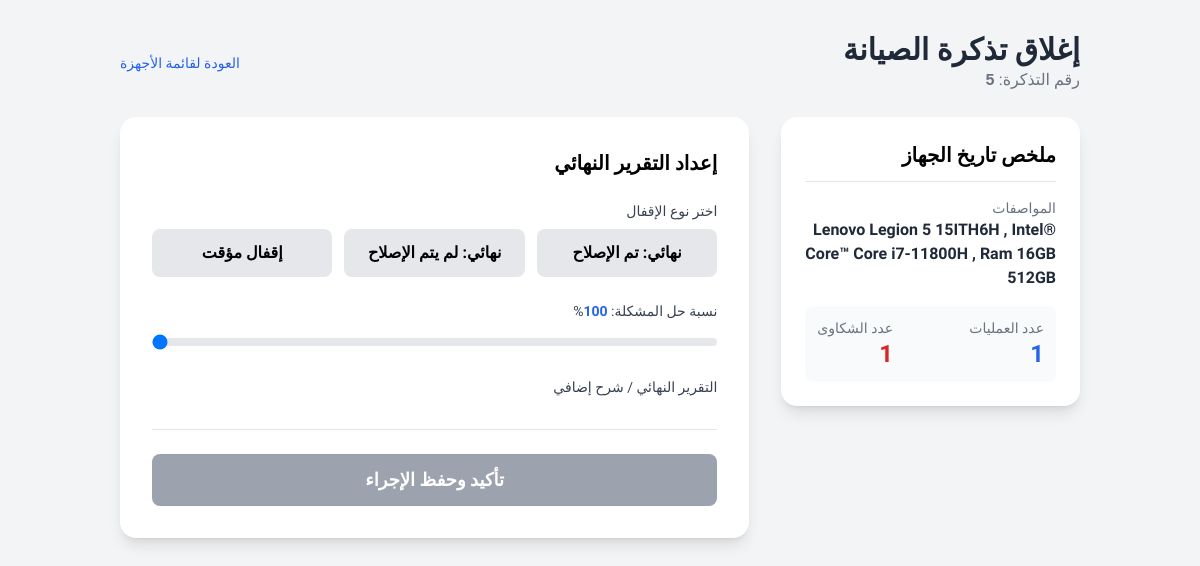
The app's page /locks.php?laptop_id=5 (signed in) with its own data.
### tables this page shows
CREATE TABLE `broken_laptops` (
  `laptop_id` int(11) NOT NULL,
  `category_id` int(11) NOT NULL,
  `device_category_number` varchar(100) DEFAULT NULL,
  `serial_number` varchar(100) NOT NULL,
  `specs` text DEFAULT NULL,
  `with_charger` tinyint(1) DEFAULT 0,
  `problems_count` int(11) DEFAULT 0,
  `branch_name` varchar(100) DEFAULT NULL,
  `problem_details` text DEFAULT NULL,
  `entered_by_user_id` int(11) DEFAULT NULL,
  `assigned_user_id` int(11) DEFAULT NULL,
  `problem_type` varchar(100) DEFAULT NULL,
  `transfer_ref` varchar(100) DEFAULT NULL,
  `status` varchar(50) DEFAULT NULL,
  `repeat_problem_count` int(11) DEFAULT 0
);

### locks.php (the view, shortened to what this page needs)
<?php
require 'db.php';
$laptop_id = $_GET['laptop_id'] ?? 0;
$stmt = $pdo->prepare("SELECT * FROM broken_laptops WHERE laptop_id = ?");
$stmt->execute([$laptop_id]);
$laptop = $stmt->fetch(PDO::FETCH_ASSOC);
$operations_count = $pdo->prepare("SELECT COUNT(*) FROM operations WHERE laptop_id = ?");
$operations_count->execute([$laptop_id]);
$op_count = $operations_count->fetchColumn();
$complaints_count = $pdo->prepare("SELECT COUNT(*) FROM complaints WHERE laptop_id = ?");
$complaints_count->execute([$laptop_id]);
$comp_count = $complaints_count->fetchColumn();
?>
<!DOCTYPE html>
<html lang="ar" dir="rtl">
<head>
    <script src="https://cdn.tailwindcss.com"></script>
    <link href="https://cdn.quilljs.com/1.3.6/quill.snow.css" rel="stylesheet">
</head>
<body class="bg-gray-100">
<div class="container mx-auto p-4 sm:p-6 lg:p-8" x-data="lockForm()">
    <div class="flex justify-between items-center mb-6">
        <div>
            <h1 class="text-3xl font-bold text-gray-800">إغلاق تذكرة الصيانة</h1>
            <p class="text-gray-500">رقم التذكرة: <span class="font-semibold font-mono"><?= htmlspecialchars($laptop['laptop_id']) ?></span></p>
        </div>
        <a href="broken_laptops.php" class="text-sm text-blue-600 hover:underline">العودة لقائمة الأجهزة</a>
    </div>
    <div class="grid grid-cols-1 lg:grid-cols-3 gap-8">
        <div class="lg:col-span-1 bg-white p-6 rounded-2xl shadow-lg h-fit">
            <h2 class="text-xl font-bold mb-4 border-b pb-3">ملخص تاريخ الجهاز</h2>
            <div class="space-y-4">
                <div>
                    <p class="text-sm text-gray-500">المواصفات</p>
                    <p class="font-semibold text-gray-800"><?= htmlspecialchars($laptop['specs'] ?: 'غير محدد') ?></p>
                </div>
                <div class="flex justify-between items-center bg-gray-50 p-3 rounded-lg">
                    <div><p class="text-sm text-gray-500">عدد العمليات</p><p class="font-bold text-2xl text-blue-600"><?= $op_count ?></p></div>
                    <div><p class="text-sm text-gray-500">عدد الشكاوى</p><p class="font-bold text-2xl text-red-600"><?= $comp_count ?></p></div>
                </div>
            </div>
        </div>
        <div class="lg:col-span-2">
            <form @submit.prevent="submitLockForm" class="bg-white p-6 sm:p-8 rounded-2xl shadow-lg">
                <h2 class="text-xl font-bold mb-6">إعداد التقرير النهائي</h2>
                <div class="space-y-6">
                    <div>
                        <label class="block text-sm font-medium text-gray-700 mb-2">اختر نوع الإقفال</label>
                        <div class="grid grid-cols-1 sm:grid-cols-3 gap-3">
                            <button type="button" @click="setLockType('repaired')" :class="{'bg-green-600 text-white': formData.final_status === 'جاهز للبيع', 'bg-gray-200 hover:bg-gray-300': formData.final_status !== 'جاهز للبيع'}" class="w-full p-3 rounded-lg font-semibold transition">نهائي: تم الإصلاح</button>
                            <button type="button" @click="setLockType('not_repaired')" :class="{'bg-red-600 text-white': formData.final_status === 'لم يتم الإصلاح', 'bg-gray-200 hover:bg-gray-300': formData.final_status !== 'لم يتم الإصلاح'}" class="w-full p-3 rounded-lg font-semibold transition">نهائي: لم يتم الإصلاح</button>
                            <button type="button" @click="setLockType('pending_parts')" :class="{'bg-yellow-500 text-white': formData.lock_type === 'مؤقت', 'bg-gray-200 hover:bg-gray-300': formData.lock_type !== 'مؤقت'}" class="w-full p-3 rounded-lg font-semibold transition">إقفال مؤقت</button>
                        </div>
                    </div>
                    <div>
                        <label for="solution_percentage" class="block text-sm font-medium text-gray-700 mb-2">نسبة حل المشكلة: <span x-text="formData.solution_percentage" class="font-bold text-blue-600"></span>%</label>
                        <input type="range" id="solution_percentage" x-model="formData.solution_percentage" min="0" max="100" class="w-full h-2 bg-gray-200 rounded-lg appearance-none cursor-pointer">
                    </div>
                    <div>
                        <label class="block text-sm font-medium text-gray-700 mb-2">التقرير النهائي / شرح إضافي</label>
                    </div>
                </div>
                <div class="mt-8 pt-6 border-t">
                    <button type="submit" class="w-full px-8 py-3 bg-green-600 text-white font-bold text-lg rounded-lg hover:bg-green-700 flex items-center justify-center gap-2 disabled:bg-gray-400" :disabled="isSubmitting || !formData.lock_type">
                        <span x-show="!isSubmitting">تأكيد وحفظ الإجراء</span>
                    </button>
                </div>
            </form>
        </div>
    </div>
</body>
</html>

### locks.php (style rules this page uses)
body { font-family: 'Cairo', sans-serif; }

### records on screen
broken_laptops: laptop_id "5", specs "Lenovo Legion 5 15ITH6H , Intel® Core™ Core i7-11800H , Ram 16GB 512GB"

### other values on screen
$op_count "1"
$comp_count "1"
